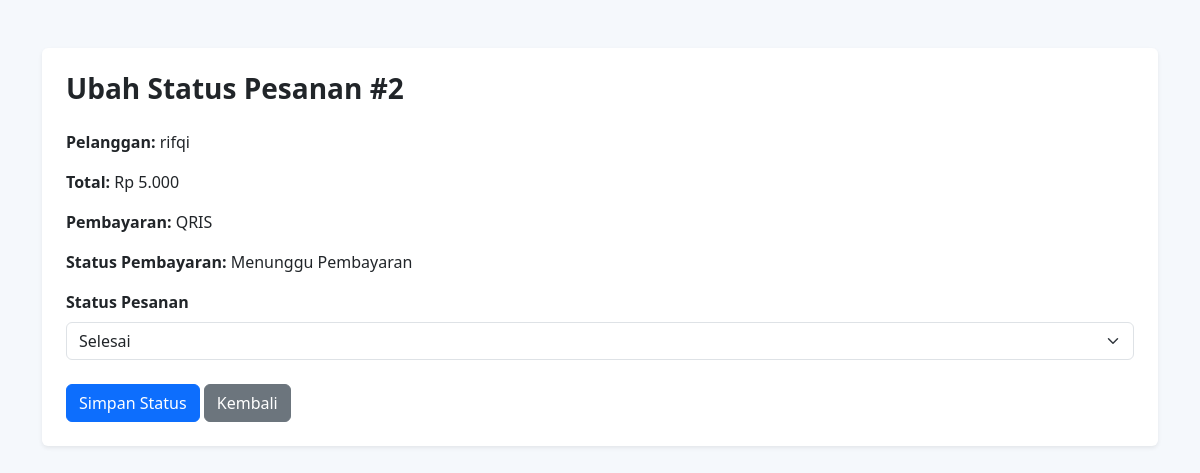
/order_edit.php?id=2 (signed in), run on the app's committed database.
### tables this page shows
CREATE TABLE `orders` (
  `id` int(11) NOT NULL,
  `user_id` int(11) NOT NULL,
  `total` decimal(12,2) NOT NULL,
  `address` text NOT NULL,
  `phone` varchar(30) NOT NULL,
  `payment` enum('QRIS','Transfer Bank','COD') NOT NULL,
  `payment_proof` varchar(255) DEFAULT NULL,
  `status` enum('Menunggu','Diproses','Dikirim','Selesai','Dibatalkan') NOT NULL DEFAULT 'Menunggu',
  `created_at` timestamp NOT NULL DEFAULT current_timestamp(),
  `payment_status` enum('Menunggu Pembayaran','Diproses','Berhasil','Gagal') NOT NULL DEFAULT 'Menunggu Pembayaran'
);

CREATE TABLE `users` (
  `id` int(11) NOT NULL,
  `name` varchar(100) NOT NULL,
  `email` varchar(150) NOT NULL,
  `password` varchar(255) NOT NULL,
  `role` enum('customer','admin') NOT NULL DEFAULT 'customer',
  `created_at` timestamp NOT NULL DEFAULT current_timestamp()
);

### order_edit.php (the view, shortened to what this page needs)
<?php
require_once __DIR__ . "/../config/database.php";
$id = isset($_GET['id']) ? (int) $_GET['id'] : 0;
$stmt = $pdo->prepare("
    SELECT
        orders.*,
        users.name
    FROM orders
    INNER JOIN users ON users.id = orders.user_id
    WHERE orders.id = ?
");
$stmt->execute([$id]);
$order = $stmt->fetch(PDO::FETCH_ASSOC);
$statuses = [
    "Menunggu",
    "Diproses",
    "Dikirim",
    "Selesai",
    "Dibatalkan"
];
?>
<!DOCTYPE html>
<html lang="id">
<head>
    <link href="https://cdn.jsdelivr.net/npm/bootstrap@5.3.3/dist/css/bootstrap.min.css" rel="stylesheet">
</head>
<body style="background:#f5f8fc;">
<div class="container py-5">
    <div class="card border-0 shadow-sm">
        <div class="card-body p-4">
            <h3 class="fw-bold mb-4">
                Ubah Status Pesanan #<?= $order['id'] ?>
            </h3>
            <p>
                <strong>Pelanggan:</strong>
                <?= htmlspecialchars($order['name']) ?>
            </p>
            <p>
                <strong>Total:</strong>
                Rp <?= number_format($order['total'], 0, ',', '.') ?>
            </p>
            <p>
                <strong>Pembayaran:</strong>
                <?= htmlspecialchars($order['payment']) ?>
            </p>
            <p>
                <strong>Status Pembayaran:</strong>
                <?= htmlspecialchars($order['payment_status']) ?>
            </p>
            <form method="post">
                <label class="form-label fw-bold">
                    Status Pesanan
                </label>
                <select name="status" class="form-select mb-4">
                    <?php foreach ($statuses as $status): ?>
                        <option
                            value="<?= $status ?>"
                            <?= $order['status'] === $status ? 'selected' : '' ?>
                        >
                            <?= $status ?>
                        </option>
                    <?php endforeach; ?>
                </select>
                <button class="btn btn-primary">
                    Simpan Status
                </button>
                <a href="index.php" class="btn btn-secondary">
                    Kembali
                </a>
            </form>
        </div>
    </div>
</div>
</body>
</html>

### data on the page
orders: id "2", user.name "rifqi", total "5.000", payment "QRIS", payment_status "Menunggu Pembayaran", status "Selesai"
